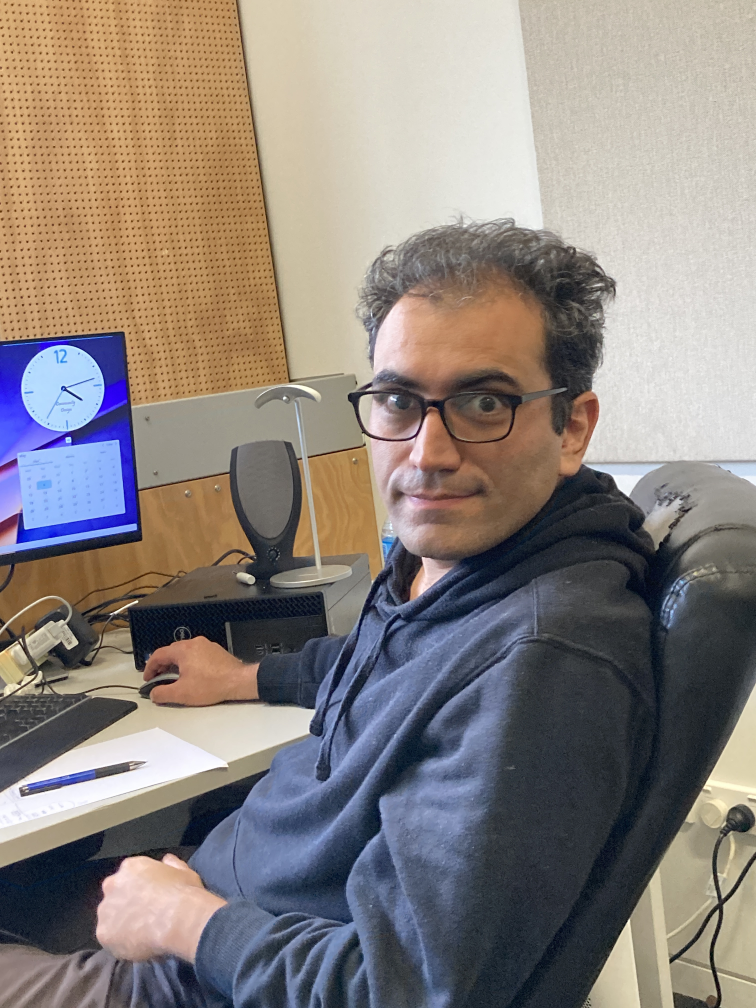
#> input picture db/IMG_6861.JPG, 3024 x 4032 px, given in place of the camera (shown at 1/4 size)
$ python face.py
#> lines starting #> are read from the running program, lines starting #| are printed output that depends on the picture
### data.py
import random
import cv2

firstnames = lambda file: [line.strip() for line in open(file).readlines()]
#> (reads name.txt from the repository)
lastnames = lambda file: [line.strip() for line in open(file).readlines()]

firstname = firstnames("name.txt")

class HumanData:
    def __init__(self, faceBox, cropped_face, id=300000000):
        self.faceBox = faceBox
        self.cropped_face = cropped_face
        self.reset()

    def __repr__(self):
        return f"Face: {self.faceBox}."

    def reset(self):
        self.firstname = random.choice(firstname).lower().capitalize()
        self.lastname = random.choice(firstname).lower().capitalize()
        self.email = f"{self.lastname[:6].lower()}.{self.firstname[:4].lower()}@myvuw.ac.nz"
        self.id = 300000000 + random.randint(111111,999999)

### face_recognition.py
import cv2

from data import HumanData

# Detect Faces from an image
def detectFace(greyImage):
    face_classifier = cv2.CascadeClassifier(
    cv2.data.haarcascades + "haarcascade_frontalface_alt2.xml"
    )

    faces = face_classifier.detectMultiScale(
        greyImage, scaleFactor=1.1, minNeighbors=5, minSize=(40, 40)
    )

    return faces

# Alters the image to contain HumanData and returns the image.
def displayInfo(frame, current: list[HumanData], prev: list[HumanData]):
    #Display Faces with Data.
    for i, (x, y, w, h) in enumerate([face.faceBox for face in current]):
        cv2.rectangle(frame, (x, y), (x + w, y + h), (0, 255, 0), 4)
        cv2.putText(
            frame, current[i].firstname + " " + current[i].lastname, (x, y-80),  cv2.FONT_HERSHEY_SIMPLEX,
            1, # font scale
            (0, 0, 0), # color
            6, # line thickness
            )
        cv2.putText(
            frame, current[i].email, (x, y-40),  cv2.FONT_HERSHEY_SIMPLEX,
            1, # font scale
            (0, 0, 0), # color
            6, # line thickness
            )
        cv2.putText(
            frame, str(current[i].id), (x, y),  cv2.FONT_HERSHEY_SIMPLEX,
            1, # font scale
            (0, 0, 0), # color
            6, # line thickness
        )

        cv2.putText(
            frame, "One Person at a time.", (700, 100),  cv2.FONT_HERSHEY_SIMPLEX,
            1, # font scale
            (55, 55, 55), # color
            6, # line thickness
            )
        return frame

### face.py
import cv2
import numpy as np
import time
import random

from data import HumanData, firstnames, lastnames
from face_recognition import detectFace, displayInfo

prevHumanData: list[HumanData] = []
humanData: list[HumanData] = []

# [50 lines left out: functions intersection_over_union, are_boxes_similar, not called in this run]


def setInfo(frame):
    global humanData, prevHumanData

    i = 0
    for face, prevFace in zip(humanData, prevHumanData):
        if (are_boxes_similar(face.faceBox, prevFace.faceBox, iou_threshold=0.7, distance_threshold=400)):
            prevHumanData[i].faceBox = humanData[i].faceBox
            humanData[i] = prevHumanData[i]
        else:
            # cv2.imwrite(f"faces/{face.firstname}{face.lastname}.jpg", face.cropped_face)
            face.reset()
        i += 1


def display(camera):
    global humanData, prevHumanData

    ret, frame = camera.read()
#> frame is the input picture: shape (4032, 3024, 3); mean B, G, R 125.2, 130.4, 139.2
    if not ret:
        raise IOError("Cannot read frame")

    greyImage = cv2.cvtColor(frame, cv2.COLOR_BGR2GRAY)
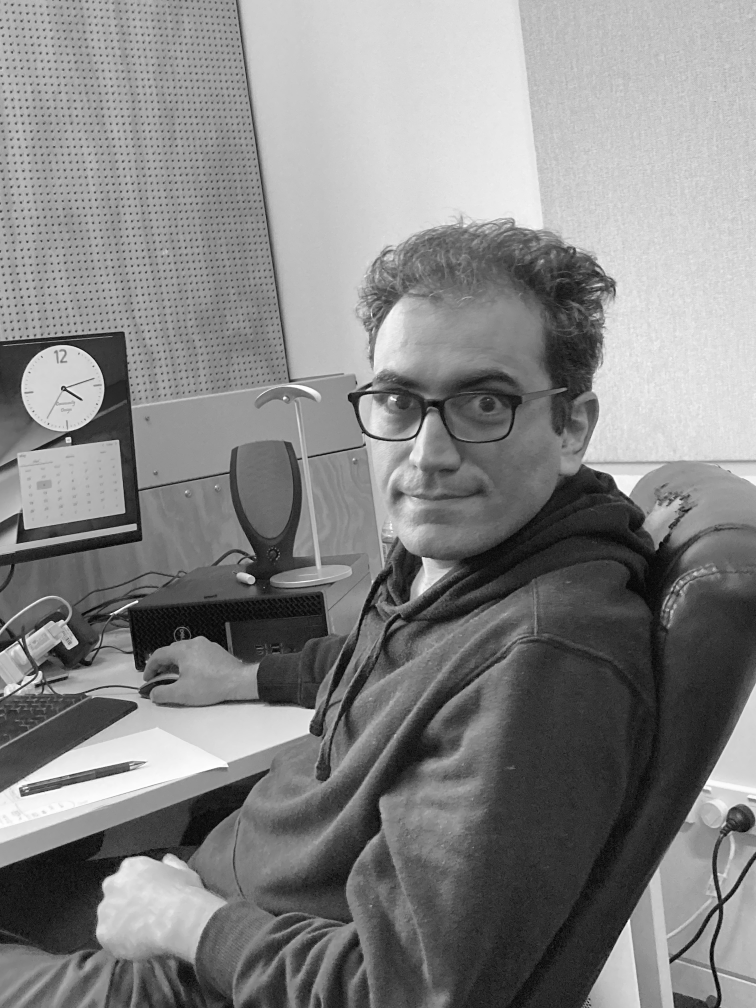
#> greyImage: shape (4032, 3024) (shown at 1/4 size); min 0, max 255, mean 132.4
    greyImage = cv2.equalizeHist(greyImage)

    for face in detectFace(greyImage=greyImage):
        x, y, w, h = face  # Unpack directly
        margin = int(0.2 * max(w, h))
        x1 = max(0, x - margin)
        y1 = max(0, y - margin)
        x2 = min(frame.shape[1], x + w + margin)
        y2 = min(frame.shape[0], y + h + margin)


        cropped_face = frame[y1:y2, x1:x2]
        humanData.append(HumanData(face, cropped_face))
#> this loop made 10 passes
#> (x, y, w, h, margin, x1, y1, x2) on passes 1 to 10: (996, 778, 71, 71, 14, 982, 764, 1081), (1002, 806, 69, 69, 13, 989, 793, 1084), (1046, 1112, 65, 65, 13, 1033, 1099, 1124), (1068, 1247, 65, 65, 13, 1055, 1234, 1146), (1075, 1328, 68, 68, 13, 1062, 1315, 1156), (504, 1512, 72, 72, 14, 490, 1498, 590), (970, 610, 73, 73, 14, 956, 596, 1057), (977, 639, 70, 70, 14, 963, 625, 1061), (1066, 1272, 71, 71, 14, 1052, 1258, 1151), (1082, 1405, 76, 76, 15, 1067, 1390, 1173)
#> pass 1, in display, `cropped_face = frame[y1:y2, x1:x2]`:
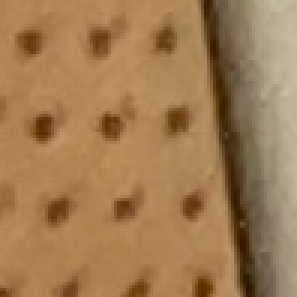
#> cropped_face: shape (99, 99, 3) (shown 3 times larger); mean B, G, R 81.7, 124, 159.9
#> pass 2, in display, `cropped_face = frame[y1:y2, x1:x2]`:
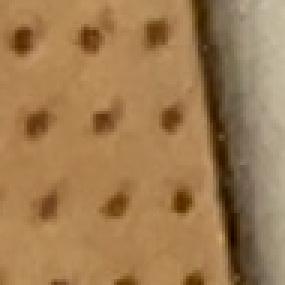
#> cropped_face: shape (95, 95, 3) (shown 3 times larger); mean B, G, R 81, 123.5, 159.5
#> pass 3, in display, `cropped_face = frame[y1:y2, x1:x2]`:
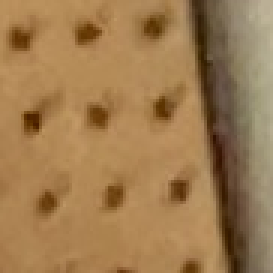
#> cropped_face: shape (91, 91, 3) (shown 3 times larger); mean B, G, R 80, 123.2, 158.8
#> after the loop, humanData = 10 items

    if len(humanData):
        setInfo(frame)
#> after the loop in setInfo, `for face, prevFace in zip(humanData, prevHumanData):`: i = 0
        frame = displayInfo(frame, humanData, prevHumanData)
#> the loop in displayInfo, `for i, (x, y, w, h) in enumerate([face.faceBox for face in current]):` made 1 pass
#> (x, y, w, h) on pass 1: (996, 778, 71, 71)
        prevHumanData = humanData
#> prevHumanData = 10 items
        humanData = []
    cv2.imshow("Image", frame)


def basicDetection():
    camera = cv2.VideoCapture(0)
    prevFaces = []

    if not camera.isOpened():
        raise IOError("Can't open webca")

    while camera.isOpened():
        display(camera)

        # time.sleep(2)
        if cv2.waitKey(1) & 0xFF == ord('q'):
#> (key q is pressed here)
            cv2.destroyAllWindows()
            camera.release()
            break

def main():
    print("started")
    # Load the text file with names in it
    firstnames("name.txt")
    lastnames("name.txt")
    basicDetection()


if __name__ == "__main__":
    main()
